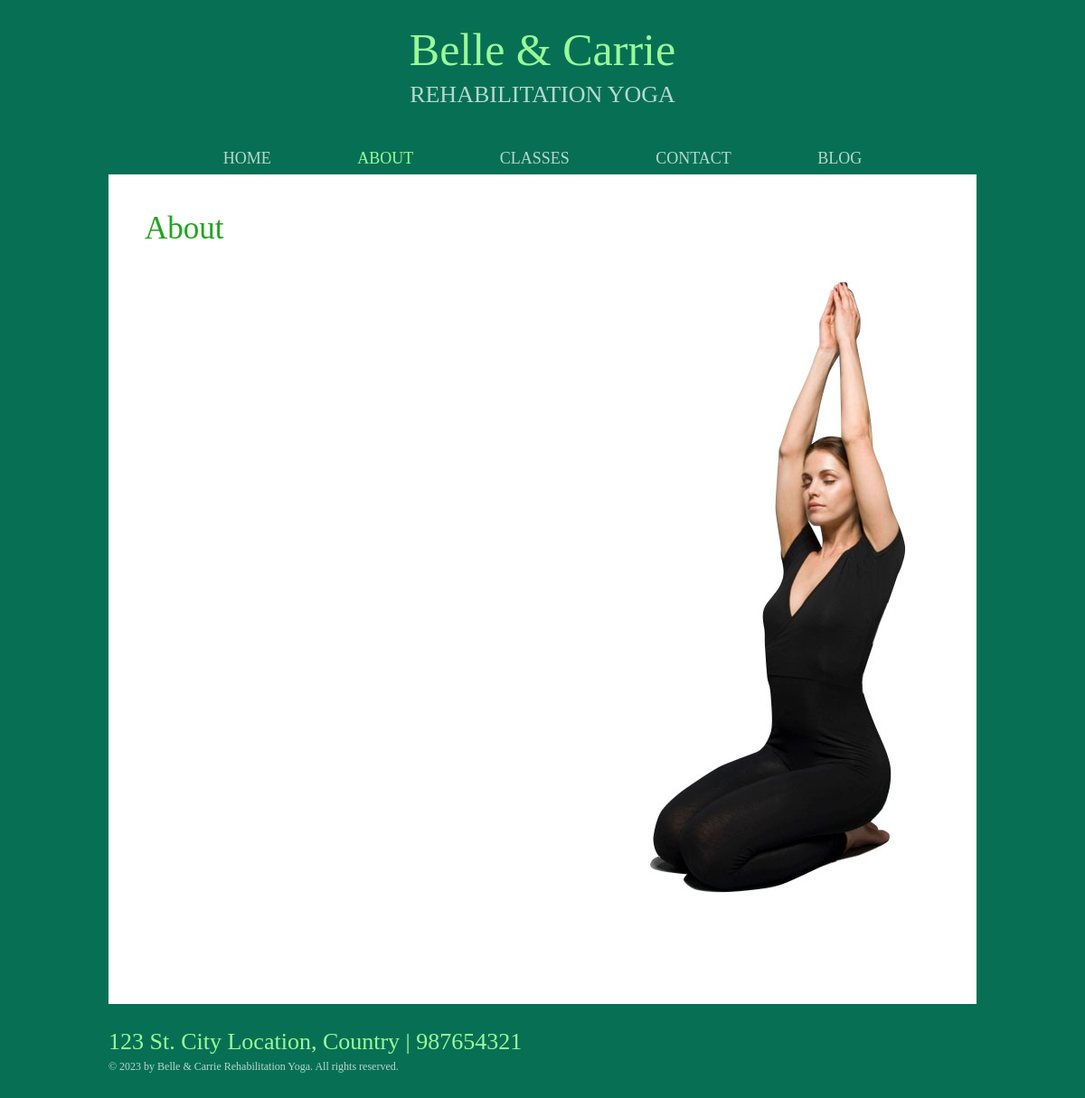
/yoga_about/about/, run on an earlier commit of the app's database.
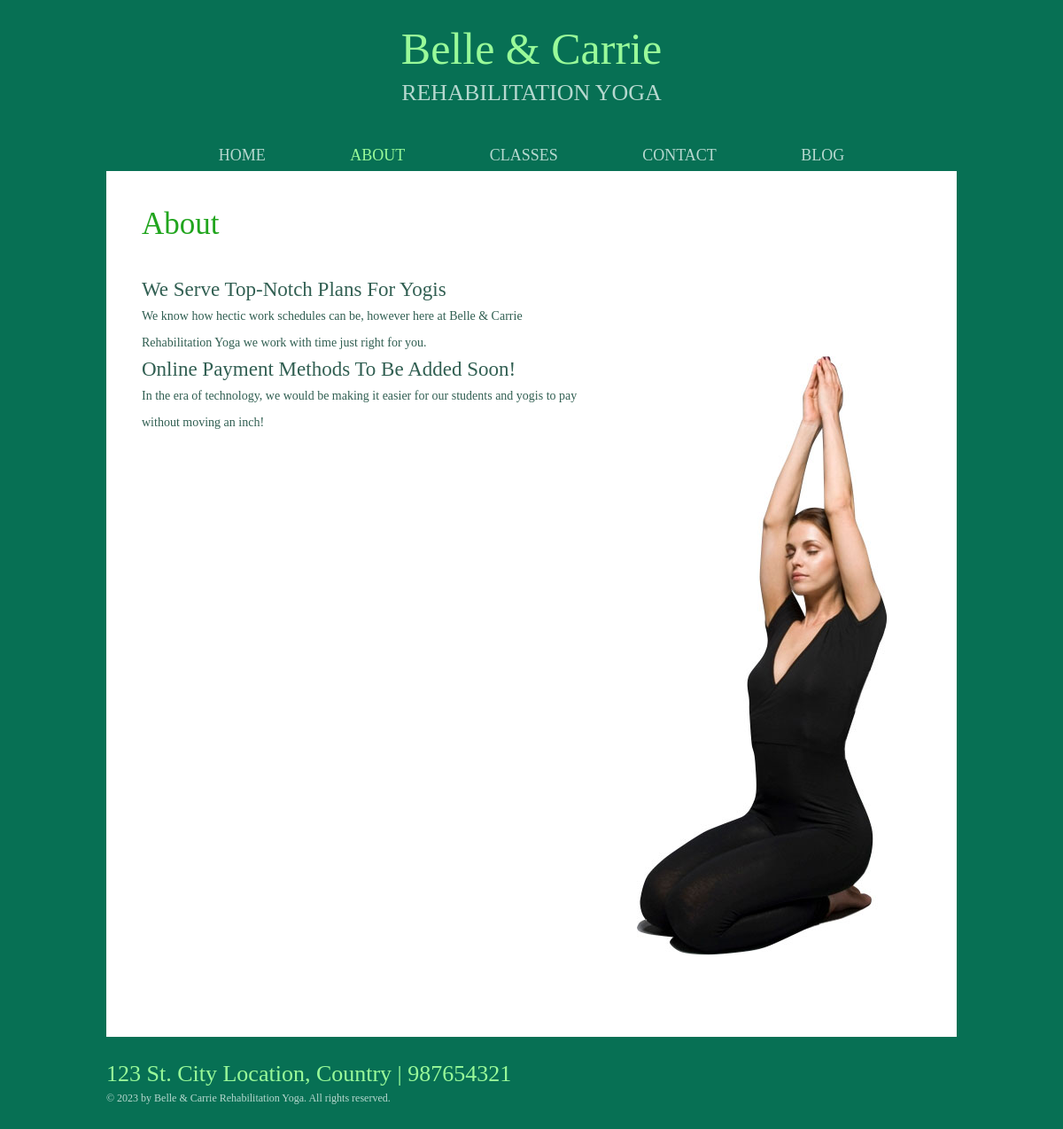
And on a later commit of the database.
### yoga_about/models.py (models this page shows, shortened)
class Update(models.Model):
    title = models.CharField(max_length=200)
    text = models.TextField()
    image = models.ImageField(upload_to='images')

### yoga_about/views.py (the view)
# urls.py: path('about/', views.about, name='about'),
def about(request):
    updates = Update.objects.all()
    return render(request, 'yoga_about/about.html', {'updates': updates})

### yoga_about/templates/yoga_about/about.html (shortened to what this page needs)
{% load static %}
<!DOCTYPE html>
<html>
<head>
	<link rel="stylesheet" href="{% static 'css/style.css' %}">
	<link rel="stylesheet" href="{% static 'css/mobile.css' %}">
</head>
<body>
	<div id="header">
		<h1><a href="{% url 'yoga_home:homepage' %}">Belle &amp; Carrie <span>Rehabilitation Yoga</span></a></h1>
		<ul id="navigation">
			<li>
				<a href="{% url 'yoga_home:homepage' %}">Home</a>
			</li>
			<li class="current">
				<a href="{% url 'yoga_about:about' %}">About</a>
			</li>
			<li>
				<a href="{% url 'yoga_classes:classes' %}">Classes</a>
			</li>
			<li>
				<a href="{% url 'yoga_about:about' %}">Contact</a>
			</li>
			<li>
				<a href="{% url 'yoga_blog:blog' %}">Blog</a>
			</li>
		</ul>
	</div>
	<div id="body">
		<h2>About</h2>
		<div class="content">
			{% for update in updates %}
			<div>
				<h3>{{update.title}}</h3>
				<p>{{update.text}}</p>
			</div>
			{% endfor %}
			<img src="{% static 'yoga_classes/media/lady-in-yoga.jpg' %}" alt="lady doing yoga" class="figure">
		</div>
	</div>
	<div id="footer">
		<div>
			<span>123 St. City Location, Country | 987654321</span>
			<p>
				&copy; 2023 by Belle &amp; Carrie Rehabilitation Yoga. All rights reserved.
			</p>
		</div>
		<div id="connect">
			<a href="https://freewebsitetemplates.com/go/facebook/" id="facebook" target="_blank">Facebook</a>
			<a href="https://freewebsitetemplates.com/go/twitter/" id="twitter" target="_blank">Twitter</a>
			<a href="https://freewebsitetemplates.com/go/googleplus/" id="googleplus" target="_blank">Google&#43;</a>
			<a href="https://freewebsitetemplates.com/go/pinterest/" id="pinterest" target="_blank">Pinterest</a>
		</div>
	</div>
</body>
</html>

What changed in the data, as far as the page shows it:
added Update: title "We Serve Top-Notch Plans For Yogis", text "We know how hectic work schedules can be, however here at Belle & Carrie Rehabilitation Yoga we work with time just right for you."
added Update: title "Online Payment Methods To Be Added Soon!", text "In the era of technology, we would be making it easier for our students and yogis to pay without moving an inch!"
